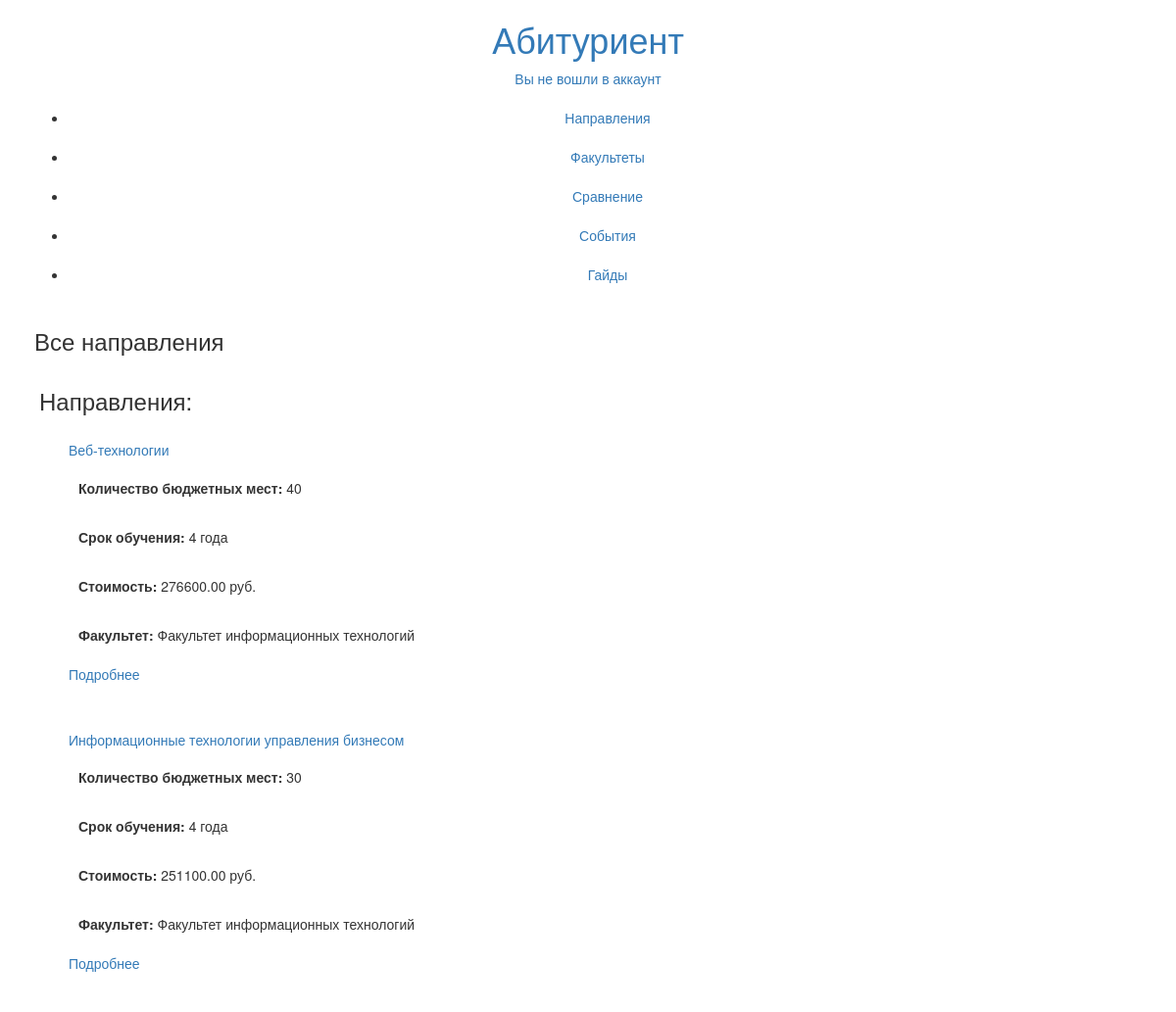
Screenshot of /directions with the database file from the repository.
### catalog/models.py (models this page shows, shortened)
class Direction(models.Model):
    name = models.CharField (max_length = 200, verbose_name = "Название факультета")
    description = models.TextField (max_length = 2000, verbose_name = "Описание")
    price = models.DecimalField (max_digits = 8, decimal_places = 2, verbose_name = "Цена")
    budgets = models.PositiveIntegerField ( verbose_name = "Количестов бюджетных мест" )
    payed = models.PositiveIntegerField ( verbose_name = "Количестов платных мест" )
    years = models.PositiveIntegerField (verbose_name = "Срок обучения ")
    ofline = models.BooleanField (default = True, verbose_name = "Есть очные группы")
    online = models.BooleanField (default = False, verbose_name = "Есть заочные группы")
    curator = models.ForeignKey(Teacher, on_delete = models.SET_NULL, null = True, verbose_name = "", related_name = "curator")
    syllabus = models.ForeignKey(Syllabus, on_delete = models.SET_NULL, null = True)
    qualification = models.ForeignKey (Qualification, on_delete = models.CASCADE)
    faculty = models.ForeignKey(to = Faculty, on_delete = models.CASCADE)
    def getAbsoluteUrl(self):
        return reverse("direction-details", args=[str(self.id)])

class Faculty(models.Model):
    name = models.CharField (max_length = 200, verbose_name = "Название факультета")
    description = models.TextField (max_length = 2000, verbose_name = "Описание")
    dean = models.ForeignKey ( Teacher, on_delete = models.SET_NULL, null = True)
    adres = models.CharField (max_length = 255, verbose_name = "Адрес")
    phone = models.CharField (max_length = 12, verbose_name = "Телефон")
    email = models.EmailField (max_length=255 )

### catalog/views.py (the view)
class directionsList (generic.ListView):
    model = models.Direction
    context_object_name = "directions"
    template_name = "direction-list.html"

### catalog/templates/direction-list.html (shortened to what this page needs)
{% extends "base-generic.html" %}
{% block content %}
<section class = "content-section" id = "directions-list">
  <h3>Все направления</h3>
<section class = "section-block">
  <h3 class = "section-title">Направления:</h3>
  {% if directions %}
  {% for direction in directions %}
  <div class = "ethap block">
    <a href = {{ direction.getAbsoluteUrl }}><h5 class = "block-title">{{direction.name}}</h5></a>
    <p><b>Количество бюджетных мест: </b>{{direction.budgets}}</p>
    <p><b>Срок обучения: </b>{{direction.years}} года</p>
    <p><b>Стоимость: </b>{{direction.price}} руб.</p>
    <p><b>Факультет: </b>{{direction.faculty.name}}</p>
    <a class = "button" href = {{ direction.getAbsoluteUrl }}>Подробнее</a>
  </div>
  {% endfor %}
  {% else %}
  <p>На данный момент в базе данных нет направлений</p>
  <a href = "{% url 'index' %}">На главную страницу</a>
  {% endif %}
</section>
</section>
{% endblock %}

### catalog/templates/base-generic.html (style rules this page uses)
div { padding: 30px; padding-top: 10px; }
section { display: block; padding: 5px; }
section::after { background-color:black; border: black width: 100%; height: 2px; }
p { padding: 10px }

### rows the page displays
Direction: name "Веб-технологии", budgets "40", years "4", price "276600.00", faculty.name "Факультет информационных технологий"
Direction: name "Информационные технологии управления бизнесом", budgets "30", years "4", price "251100.00", faculty.name "Факультет информационных технологий"
